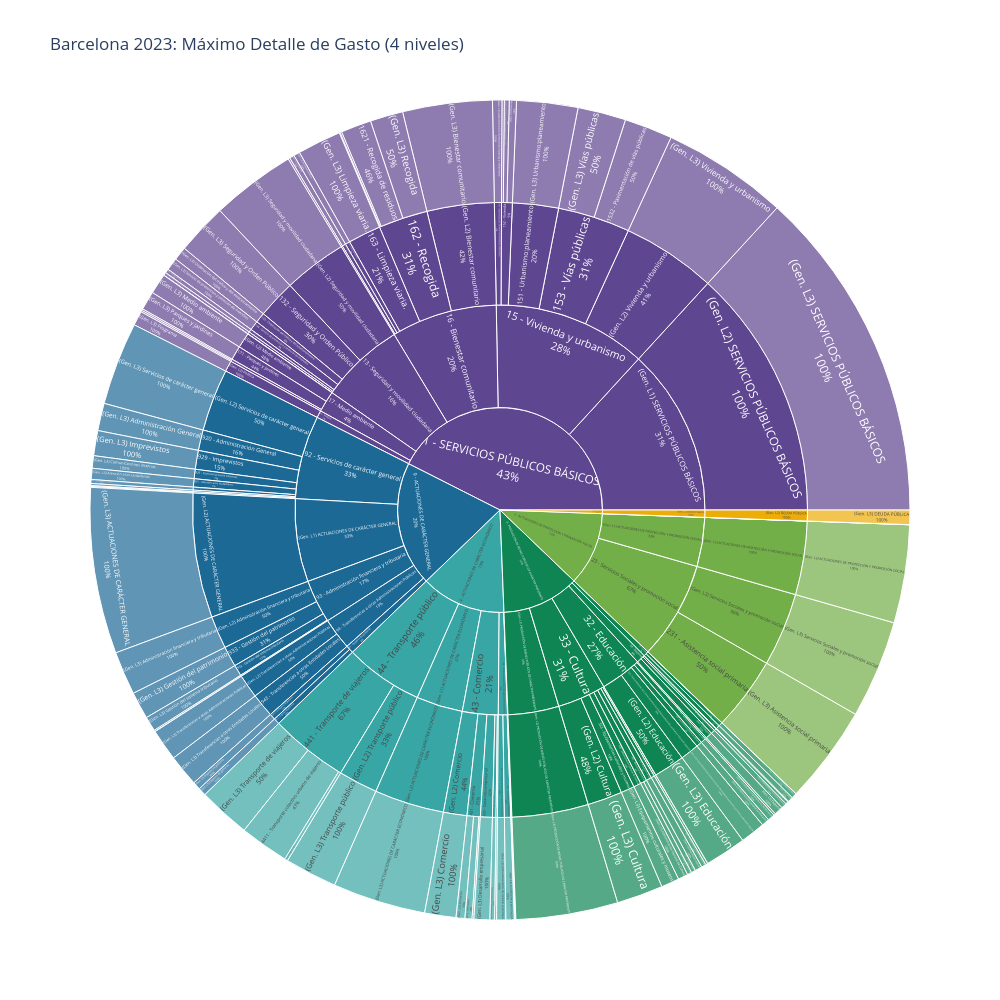

The cell this chart's notebook holds for it:
### Markdown cell above
# 4. Budget Hierarchy Visualization (Sunburst)
A Sunburst plot provides an intuitive way to explore the budget hierarchy, drilling down from Chapter to Article and into Concepts.

### Code cell
import plotly.express as px

# 1. Filtramos datos
df_sun = df_target[(df_target['city'] == 'Barcelona') & 
                   (df_target['classification'] == 'functional') & 
                   (df_target['tipreig'] == 'G')].copy()

df_sun['code_str'] = df_sun['code'].astype(int).astype(str)

# 2. Funciones de jerarquía hasta 4 niveles
def get_l1(x): return f"{x[:1]} - {func_map.get(x[:1], 'Área')}"
def get_l2(x): 
    if len(x) >= 2: return f"{x[:2]} - {func_map.get(x[:2], 'Política')}"
    return f"(Gen. L1) {func_map.get(x[:1], 'Área')}"
def get_l3(x): 
    if len(x) >= 3: return f"{x[:3]} - {func_map.get(x[:3], 'Programa')}"
    return f"(Gen. L2) {func_map.get(x[:2], 'Política')}"
def get_l4(x): 
    if len(x) >= 4: return f"{x[:4]} - {func_map.get(x[:4], 'Subprograma')}"
    return f"(Gen. L3) {func_map.get(x[:3], 'Programa')}"

df_sun['Área (L1)'] = df_sun['code_str'].apply(get_l1)
df_sun['Política (L2)'] = df_sun['code_str'].apply(get_l2)
df_sun['Programa (L3)'] = df_sun['code_str'].apply(get_l3)
df_sun['Subprograma (L4)'] = df_sun['code_str'].apply(get_l4)

# 3. Agrupamos con el nuevo nivel
df_agg = df_sun.groupby(['Área (L1)', 'Política (L2)', 'Programa (L3)', 'Subprograma (L4)'])['amount'].sum().reset_index()
df_agg = df_agg[df_agg['amount'] > 0]

# 4. Sunburst con 4 niveles de profundidad
fig = px.sunburst(
    df_agg,
    path=['Área (L1)', 'Política (L2)', 'Programa (L3)', 'Subprograma (L4)'],
    values='amount',
    title='Barcelona 2023: Máximo Detalle de Gasto (4 niveles)',
    color_discrete_sequence=px.colors.qualitative.Prism
)

fig.update_layout(width=1000, height=1000) # Un poco más grande para que quepa el texto
fig.update_traces(textinfo='label+percent parent')
fig.show()

### Figure 1 — Plotly figure (JSON) as saved in the notebook; plotly's stock layout.template omitted (floating-point values rounded to 4 significant figures; data arrays with more than 128 entries replaced by an {"elided": "..."} marker saying what was removed)
{"data": [{"branchvalues": "total", "domain": {"x": [0, 1], "y": [0, 1]}, "hovertemplate": "labels=%{label}<br>amount=%{value}<br>parent=%{parent}<br>id=%{id}<extra></extra>", "ids": {"elided": "206 str values"}, "labels": {"elided": "206 str values"}, "name": "", "parents": {"elided": "206 str values"}, "textinfo": "label+percent parent", "type": "sunburst", "values": {"elided": "206 float values"}}], "layout": {"height": 1000, "legend": {"tracegroupgap": 0}, "sunburstcolorway": ["rgb(95, 70, 144)", "rgb(29, 105, 150)", "rgb(56, 166, 165)", "rgb(15, 133, 84)", "rgb(115, 175, 72)", "rgb(237, 173, 8)", "rgb(225, 124, 5)", "rgb(204, 80, 62)", "rgb(148, 52, 110)", "rgb(111, 64, 112)", "rgb(102, 102, 102)"], "title": {"text": "Barcelona 2023: Máximo Detalle de Gasto (4 niveles)"}, "width": 1000}}
